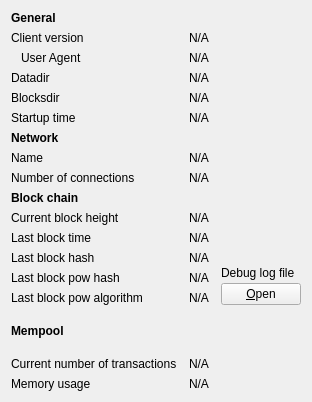
     <widget class="QWidget" name="tab_info">
      <attribute name="title">
       <string>&amp;Information</string>
      </attribute>
      <layout class="QGridLayout" name="gridLayout" columnstretch="0,1,0">
       <property name="horizontalSpacing">
        <number>12</number>
       </property>
       <item row="0" column="0">
        <widget class="QLabel" name="label_9">
         <property name="font">
          <font>
           <weight>75</weight>
           <bold>true</bold>
          </font>
         </property>
         <property name="text">
          <string>General</string>
         </property>
        </widget>
       </item>
       <item row="1" column="0">
        <widget class="QLabel" name="label_6">
         <property name="text">
          <string>Client version</string>
         </property>
        </widget>
       </item>
       <item row="1" column="1" colspan="2">
        <widget class="QLabel" name="clientVersion">
         <property name="cursor">
          <cursorShape>IBeamCursor</cursorShape>
         </property>
         <property name="text">
          <string>N/A</string>
         </property>
         <property name="textFormat">
          <enum>Qt::PlainText</enum>
         </property>
         <property name="textInteractionFlags">
          <set>Qt::LinksAccessibleByMouse|Qt::TextSelectableByKeyboard|Qt::TextSelectableByMouse</set>
         </property>
        </widget>
       </item>
       <item row="2" column="0">
        <widget class="QLabel" name="labelClientUserAgent">
         <property name="text">
          <string>User Agent</string>
         </property>
         <property name="indent">
          <number>10</number>
         </property>
        </widget>
       </item>
       <item row="2" column="1" colspan="2">
        <widget class="QLabel" name="clientUserAgent">
         <property name="cursor">
          <cursorShape>IBeamCursor</cursorShape>
         </property>
         <property name="text">
          <string>N/A</string>
         </property>
         <property name="textFormat">
          <enum>Qt::PlainText</enum>
         </property>
         <property name="textInteractionFlags">
          <set>Qt::LinksAccessibleByMouse|Qt::TextSelectableByKeyboard|Qt::TextSelectableByMouse</set>
         </property>
        </widget>
       </item>
       <item row="3" column="0">
        <widget class="QLabel" name="label_12">
         <property name="text">
          <string>Datadir</string>
         </property>
        </widget>
       </item>
       <item row="3" column="1" colspan="2">
        <widget class="QLabel" name="dataDir">
         <property name="cursor">
          <cursorShape>IBeamCursor</cursorShape>
         </property>
         <property name="toolTip">
          <string>To specify a non-default location of the data directory use the '%1' option.</string>
         </property>
         <property name="text">
          <string>N/A</string>
         </property>
         <property name="textFormat">
          <enum>Qt::PlainText</enum>
         </property>
         <property name="wordWrap">
          <bool>true</bool>
         </property>
         <property name="textInteractionFlags">
          <set>Qt::LinksAccessibleByMouse|Qt::TextSelectableByKeyboard|Qt::TextSelectableByMouse</set>
         </property>
        </widget>
       </item>
       <item row="4" column="0">
        <widget class="QLabel" name="label_11">
         <property name="text">
          <string>Blocksdir</string>
         </property>
        </widget>
       </item>
       <item row="4" column="1" colspan="2">
        <widget class="QLabel" name="blocksDir">
         <property name="cursor">
          <cursorShape>IBeamCursor</cursorShape>
         </property>
         <property name="toolTip">
          <string>To specify a non-default location of the blocks directory use the '%1' option.</string>
         </property>
         <property name="text">
          <string>N/A</string>
         </property>
         <property name="textFormat">
          <enum>Qt::PlainText</enum>
         </property>
         <property name="wordWrap">
          <bool>true</bool>
         </property>
         <property name="textInteractionFlags">
          <set>Qt::LinksAccessibleByMouse|Qt::TextSelectableByKeyboard|Qt::TextSelectableByMouse</set>
         </property>
        </widget>
       </item>
       <item row="5" column="0">
        <widget class="QLabel" name="label_13">
         <property name="text">
          <string>Startup time</string>
         </property>
        </widget>
       </item>
       <item row="5" column="1" colspan="2">
        <widget class="QLabel" name="startupTime">
         <property name="cursor">
          <cursorShape>IBeamCursor</cursorShape>
         </property>
         <property name="text">
          <string>N/A</string>
         </property>
         <property name="textFormat">
          <enum>Qt::PlainText</enum>
         </property>
         <property name="textInteractionFlags">
          <set>Qt::LinksAccessibleByMouse|Qt::TextSelectableByKeyboard|Qt::TextSelectableByMouse</set>
         </property>
        </widget>
       </item>
       <item row="6" column="0">
        <widget class="QLabel" name="labelNetwork">
         <property name="font">
          <font>
           <weight>75</weight>
           <bold>true</bold>
          </font>
         </property>
         <property name="text">
          <string>Network</string>
         </property>
        </widget>
       </item>
       <item row="7" column="0">
        <widget class="QLabel" name="label_8">
         <property name="text">
          <string>Name</string>
         </property>
        </widget>
       </item>
       <item row="7" column="1" colspan="2">
        <widget class="QLabel" name="networkName">
         <property name="cursor">
          <cursorShape>IBeamCursor</cursorShape>
         </property>
         <property name="text">
          <string>N/A</string>
         </property>
         <property name="textFormat">
          <enum>Qt::PlainText</enum>
         </property>
         <property name="textInteractionFlags">
          <set>Qt::LinksAccessibleByMouse|Qt::TextSelectableByKeyboard|Qt::TextSelectableByMouse</set>
         </property>
        </widget>
       </item>
       <item row="8" column="0">
        <widget class="QLabel" name="label_7">
         <property name="text">
          <string>Number of connections</string>
         </property>
        </widget>
       </item>
       <item row="8" column="1" colspan="2">
        <widget class="QLabel" name="numberOfConnections">
         <property name="cursor">
          <cursorShape>IBeamCursor</cursorShape>
         </property>
         <property name="text">
          <string>N/A</string>
         </property>
         <property name="textFormat">
          <enum>Qt::PlainText</enum>
         </property>
         <property name="textInteractionFlags">
          <set>Qt::LinksAccessibleByMouse|Qt::TextSelectableByKeyboard|Qt::TextSelectableByMouse</set>
         </property>
        </widget>
       </item>
       <item row="9" column="0">
        <widget class="QLabel" name="label_10">
         <property name="font">
          <font>
           <weight>75</weight>
           <bold>true</bold>
          </font>
         </property>
         <property name="text">
          <string>Block chain</string>
         </property>
        </widget>
       </item>
       <item row="10" column="0">
        <widget class="QLabel" name="label_3">
         <property name="text">
          <string>Current block height</string>
         </property>
        </widget>
       </item>
       <item row="10" column="1" colspan="2">
        <widget class="QLabel" name="numberOfBlocks">
         <property name="cursor">
          <cursorShape>IBeamCursor</cursorShape>
         </property>
         <property name="text">
          <string>N/A</string>
         </property>
         <property name="textFormat">
          <enum>Qt::PlainText</enum>
         </property>
         <property name="textInteractionFlags">
          <set>Qt::LinksAccessibleByMouse|Qt::TextSelectableByKeyboard|Qt::TextSelectableByMouse</set>
         </property>
        </widget>
       </item>
       <item row="11" column="0">
        <widget class="QLabel" name="labelLastBlockTime">
         <property name="text">
          <string>Last block time</string>
         </property>
        </widget>
       </item>
       <item row="11" column="1" colspan="2">
        <widget class="QLabel" name="lastBlockTime">
         <property name="cursor">
          <cursorShape>IBeamCursor</cursorShape>
         </property>
         <property name="text">
          <string>N/A</string>
         </property>
         <property name="textFormat">
          <enum>Qt::PlainText</enum>
         </property>
         <property name="textInteractionFlags">
          <set>Qt::LinksAccessibleByMouse|Qt::TextSelectableByKeyboard|Qt::TextSelectableByMouse</set>
         </property>
        </widget>
       </item>
       <item row="12" column="0">
        <widget class="QLabel" name="lastBlockHashLabel">
         <property name="text">
          <string>Last block hash</string>
         </property>
        </widget>
       </item>
       <item row="12" column="1">
        <widget class="QLabel" name="lastBlockHash">
         <property name="cursor">
          <cursorShape>IBeamCursor</cursorShape>
         </property>
         <property name="text">
          <string>N/A</string>
         </property>
         <property name="textFormat">
          <enum>Qt::PlainText</enum>
         </property>
         <property name="textInteractionFlags">
          <set>Qt::LinksAccessibleByMouse|Qt::TextSelectableByKeyboard|Qt::TextSelectableByMouse</set>
         </property>
        </widget>
       </item>
       <item row="13" column="0">
        <widget class="QLabel" name="lastBlockPowHashLabel">
         <property name="text">
          <string>Last block pow hash</string>
         </property>
        </widget>
       </item>
       <item row="13" column="1">
        <widget class="QLabel" name="lastBlockPowHash">
         <property name="cursor">
          <cursorShape>IBeamCursor</cursorShape>
         </property>
         <property name="text">
          <string>N/A</string>
         </property>
         <property name="textFormat">
          <enum>Qt::PlainText</enum>
         </property>
         <property name="textInteractionFlags">
          <set>Qt::LinksAccessibleByMouse|Qt::TextSelectableByKeyboard|Qt::TextSelectableByMouse</set>
         </property>
        </widget>
       </item>
       <item row="14" column="0">
        <widget class="QLabel" name="lastBlockPowAlgoLabel">
         <property name="text">
          <string>Last block pow algorithm</string>
         </property>
        </widget>
       </item>
       <item row="14" column="1">
        <widget class="QLabel" name="lastBlockPowAlgo">
         <property name="cursor">
          <cursorShape>IBeamCursor</cursorShape>
         </property>
         <property name="text">
          <string>N/A</string>
         </property>
         <property name="textFormat">
          <enum>Qt::PlainText</enum>
         </property>
         <property name="textInteractionFlags">
          <set>Qt::LinksAccessibleByMouse|Qt::TextSelectableByKeyboard|Qt::TextSelectableByMouse</set>
         </property>
        </widget>
       </item>
       <item row="15" column="0">
        <widget class="QLabel" name="labelMempoolTitle">
         <property name="font">
          <font>
           <weight>75</weight>
           <bold>true</bold>
          </font>
         </property>
         <property name="text">
          <string>Mempool</string>
         </property>
        </widget>
       </item>
       <item row="16" column="0">
        <widget class="QLabel" name="labelNumberOfTransactions">
         <property name="text">
          <string>Current number of transactions</string>
         </property>
        </widget>
       </item>
       <item row="16" column="1">
        <widget class="QLabel" name="mempoolNumberTxs">
         <property name="cursor">
          <cursorShape>IBeamCursor</cursorShape>
         </property>
         <property name="text">
          <string>N/A</string>
         </property>
         <property name="textFormat">
          <enum>Qt::PlainText</enum>
         </property>
         <property name="textInteractionFlags">
          <set>Qt::LinksAccessibleByMouse|Qt::TextSelectableByKeyboard|Qt::TextSelectableByMouse</set>
         </property>
        </widget>
       </item>
       <item row="17" column="0">
        <widget class="QLabel" name="labelMemoryUsage">
         <property name="text">
          <string>Memory usage</string>
         </property>
        </widget>
       </item>
       <item row="17" column="1">
        <widget class="QLabel" name="mempoolSize">
         <property name="cursor">
          <cursorShape>IBeamCursor</cursorShape>
         </property>
         <property name="text">
          <string>N/A</string>
         </property>
         <property name="textFormat">
          <enum>Qt::PlainText</enum>
         </property>
         <property name="textInteractionFlags">
          <set>Qt::LinksAccessibleByMouse|Qt::TextSelectableByKeyboard|Qt::TextSelectableByMouse</set>
         </property>
        </widget>
       </item>
       <item row="12" column="2" rowspan="3">
        <layout class="QVBoxLayout" name="verticalLayoutDebugButton">
         <property name="spacing">
          <number>3</number>
         </property>
         <item>
          <spacer name="verticalSpacer_2">
           <property name="orientation">
            <enum>Qt::Vertical</enum>
           </property>
           <property name="sizeHint" stdset="0">
            <size>
             <width>10</width>
             <height>5</height>
            </size>
           </property>
          </spacer>
         </item>
         <item>
          <widget class="QLabel" name="labelDebugLogfile">
           <property name="text">
            <string>Debug log file</string>
           </property>
          </widget>
         </item>
         <item>
          <widget class="QPushButton" name="openDebugLogfileButton">
           <property name="toolTip">
            <string>Open the %1 debug log file from the current data directory. This can take a few seconds for large log files.</string>
           </property>
           <property name="text">
            <string>&amp;Open</string>
           </property>
           <property name="autoDefault">
            <bool>false</bool>
           </property>
          </widget>
         </item>
        </layout>
       </item>
       <item row="15" column="0">
        <spacer name="verticalSpacer">
         <property name="orientation">
          <enum>Qt::Vertical</enum>
         </property>
         <property name="sizeHint" stdset="0">
          <size>
           <width>20</width>
           <height>40</height>
          </size>
         </property>
        </spacer>
       </item>
      </layout>
     </widget>
